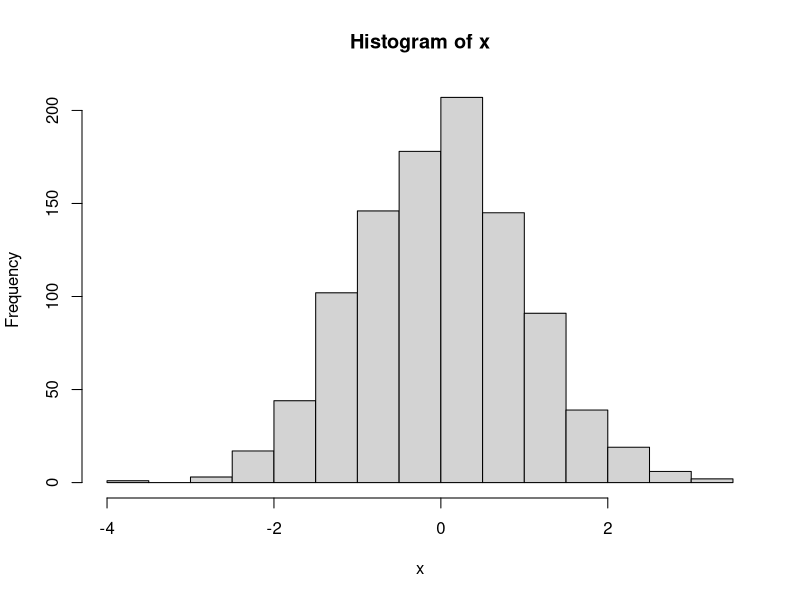

Recreate this plot in R.
library(tidyverse)

x = rnorm(1000)
hist(x)

#some more text and code here
#making some changes on a branch, here is some more text.